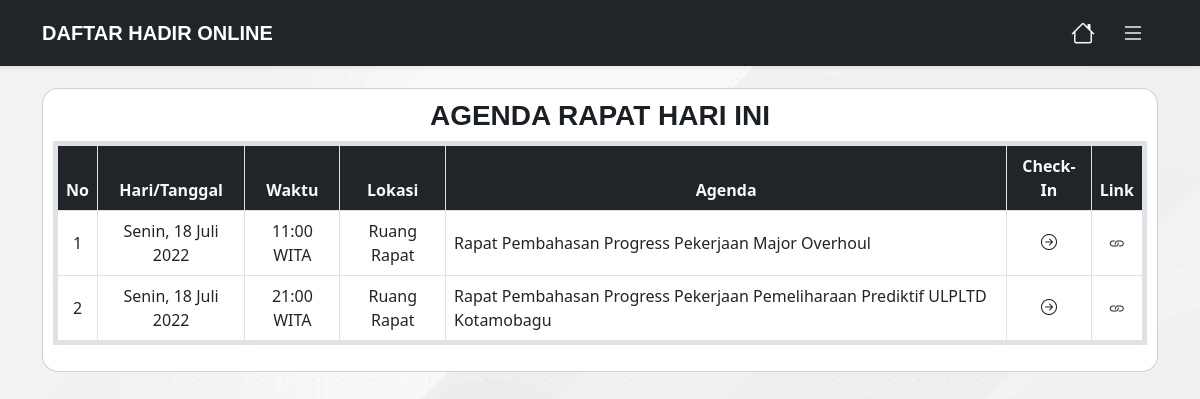
Screenshot of / (signed in) with the database file from the repository.
### app/models/agenda.py (models this page shows, shortened)
class Agenda(db.Model):
    id = db.Column(db.Integer, primary_key=True, autoincrement=True)
    tanggal = db.Column(db.String(50), nullable=False)
    tanggal_real = db.Column(db.String(50), nullable=False)
    waktu = db.Column(db.String(10), nullable=False)
    tempat = db.Column(db.String(80), nullable=False)
    link = db.Column(db.String(250), nullable=True)
    agenda = db.Column(db.String(150), nullable=False)
    user_id = db.Column(db.Integer, db.ForeignKey('user.id'))
    absens = db.relationship('Absen', backref='agenda', cascade="all, delete-orphan")

### app/routes.py (the view, shortened to what this page needs)
@app.route('/', methods=['GET','POST'])
def index():
    today = datetime.now().strftime('%Y-%m-%d')
    rapat_today = Agenda.query.filter_by(tanggal_real=today).all()
    return render_template('pages/home.html', title='Home', today=rapat_today)

### app/models/user.py (called while the page is built)
@login.user_loader
def load_user(id):
    return User.query.get(int(id))

### app/templates/pages/home.html (shortened to what this page needs)
{% extends 'layouts/base.html' %}  {% block content %}
<main class="container home">
  {% if today %}
  <div class="row">
    <div class="col-12">
      <div class="card text-center rounded-4">
        <h3 class="fw-bolder">AGENDA RAPAT HARI INI</h3>
        <div class="table-responsive">
          <table class="table table-bordered text-center border border-5">
            <thead class="bg-dark">
              <tr class="text-light">
                <th scope="col">No</th>
                <th scope="col">Hari/Tanggal</th>
                <th scope="col">Waktu</th>
                <th scope="col">Lokasi</th>
                <th scope="col">Agenda</th>
                <th scope="col">Check-In</th>
                <th scope="col">Link</th>
              </tr>
            </thead>
            <tbody>
              {% for td in today %}
              <tr class="align-middle">
                <td>{{loop.index}}</td>
                <td>{{td.tanggal}}</td>
                <td>{{td.waktu}} WITA</td>
                <td>{{td.tempat}}</td>
                <td class="text-start">{{td.agenda}}</td>
                <td>
                  <a href="{{ url_for('input_absen', id=td.id ) }}"><i class="bi-arrow-right-circle"></i></a>
                </td>
                <td>
                  <i class="bi-link" data-bs-toggle="modal" data-bs-target="#modal-link{{td.id}}"></i>
                </td>
              </tr>
              {% endfor %}
            </tbody>
          </table>
        </div>
      </div>
    </div>
  </div>
  {% endif %}
</main>
{% endblock %}

### app/static/css/style.css (style rules this page uses)
:root { scroll-behavior: smooth; }
h1, h2, h3, h4, h5, h6, p, a { font-family: var(--font-primary); color: var(--color-text); }
body { background-image: url("../img/background.jpg"); padding-top: 5.5rem; }
.home .card { padding: 10px; }
.home .bi-link { cursor: pointer; }

### app/static/css/variables.css (style rules this page uses)
:root { --font-default: "Open Sans", system-ui, -apple-system, "Segoe UI", Roboto, "Helvetica Neue", Arial, "Noto Sans", "Liberation Sans", sans-serif, "Apple Color Emoji", "Segoe UI Emoji", "Segoe UI Symbol", "Noto Color Emoji"; --font-primary: "Source Sans Pro", sans-serif; --font-secondary: "Poppins", sans-serif; --color-bg: #fff; --color-text: #1a1f24; --color-text2: #adb5bd; --color-btn: #ee2110; --color-btn-hover: #ee2210d5; --color-btn2: #4a0e03; --color-btn2-hover: #4a0e03d5; }

### rows the page displays
Agenda: tanggal "Senin, 18 Juli 2022", waktu "11:00", tempat "Ruang Rapat", agenda "Rapat Pembahasan Progress Pekerjaan Major Overhoul"
Agenda: tanggal "Senin, 18 Juli 2022", waktu "21:00", tempat "Ruang Rapat", agenda "Rapat Pembahasan Progress Pekerjaan Pemeliharaan Prediktif ULPLTD Kotamobagu"
